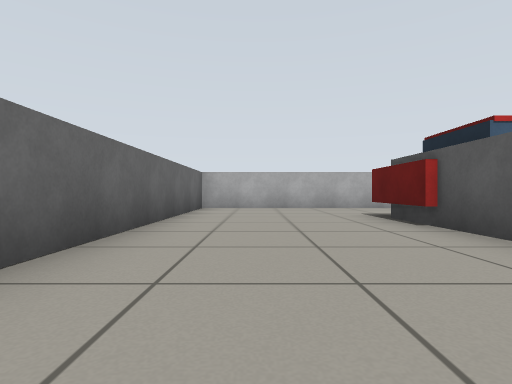
view 1 (above)

19 first-person views from a walk through a Gazebo world. The camera is 0.45 m above the floor, looks level and sees 80° across. The lines on the ground mark 1 m squares. The floor is counted in squares, 1 m on a side. Each view is taken from the middle of a square. On the plan, view 1 faces up. The plan holds only what a view shows up to about 9 squares ahead; the rest is blank. Simple shapes stand in for some stock models. Surface patterns are stand-ins for the level's own textures.

view 2
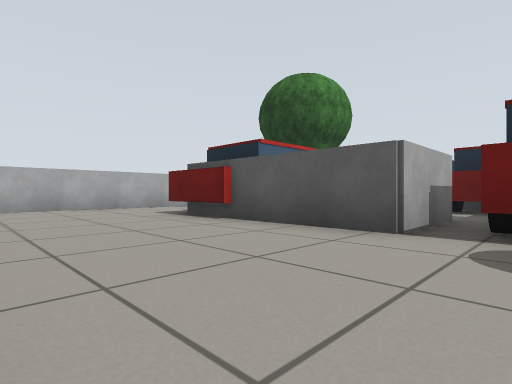

view 3
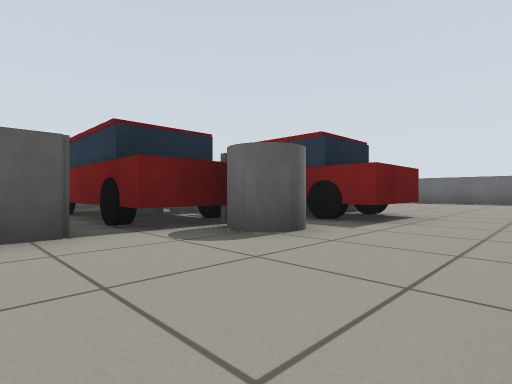

view 4
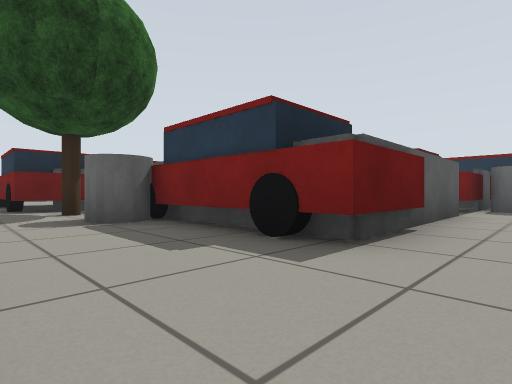

view 5
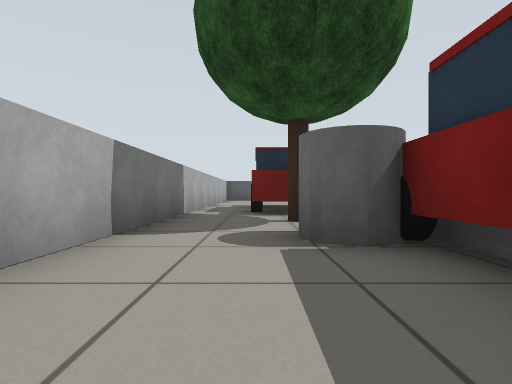

view 6
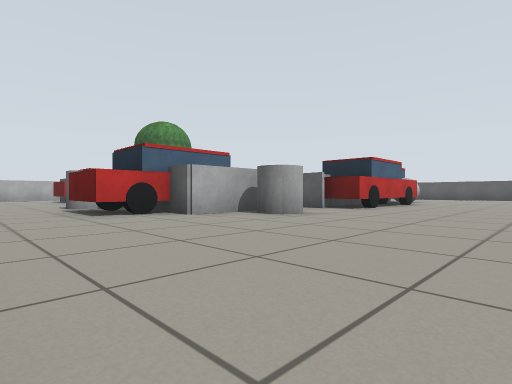

view 7
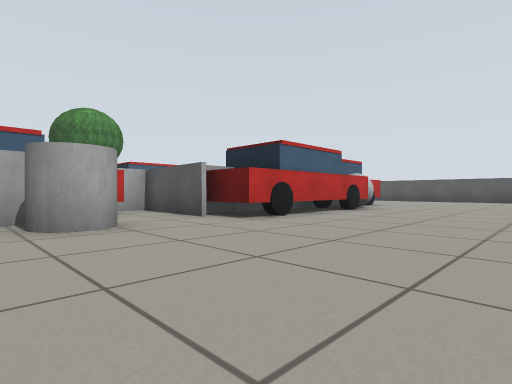

view 8
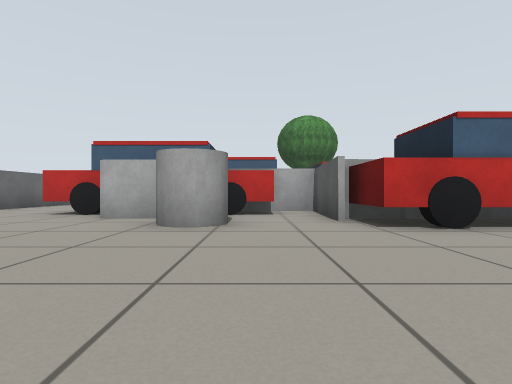

view 9
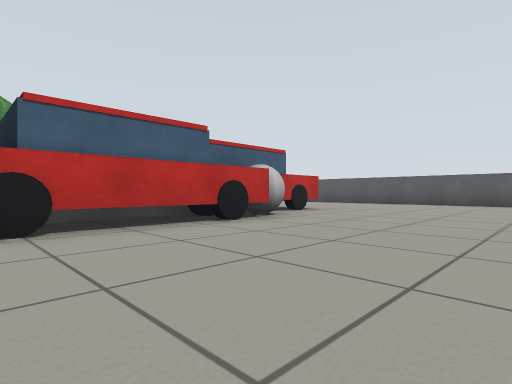

view 10
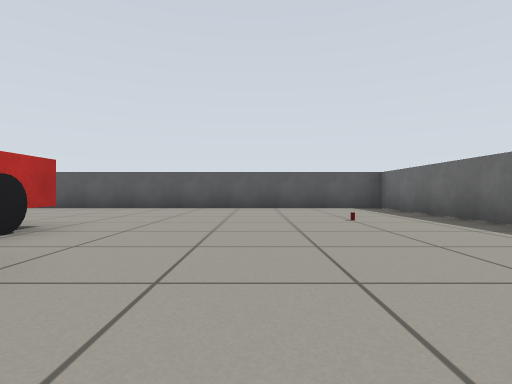

view 11
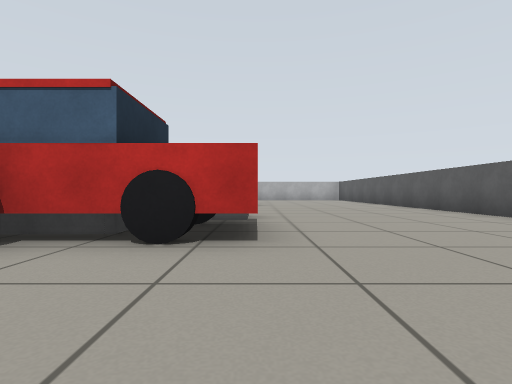

view 12
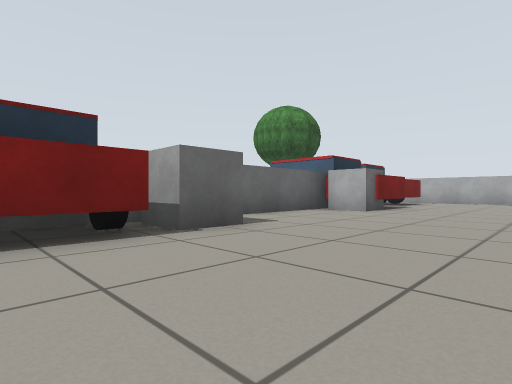

view 13
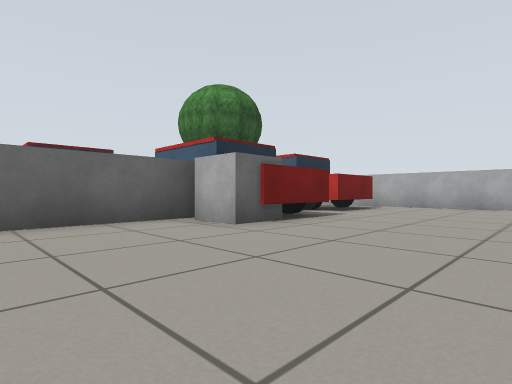

view 14
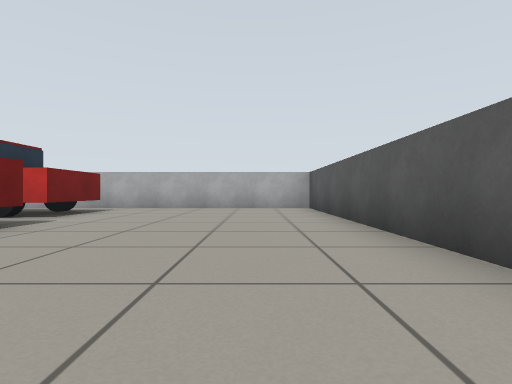

view 15
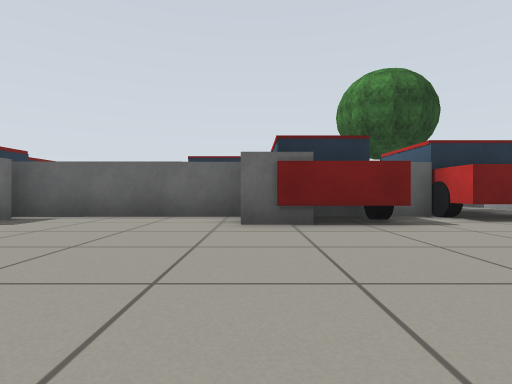

view 16
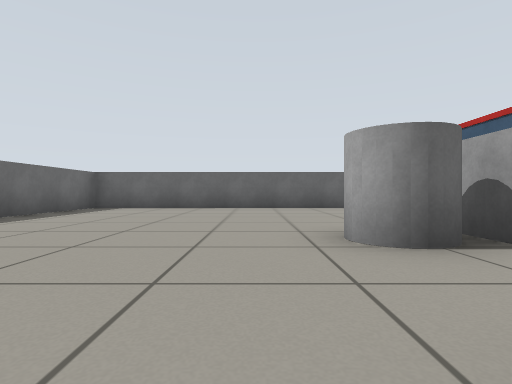

view 17
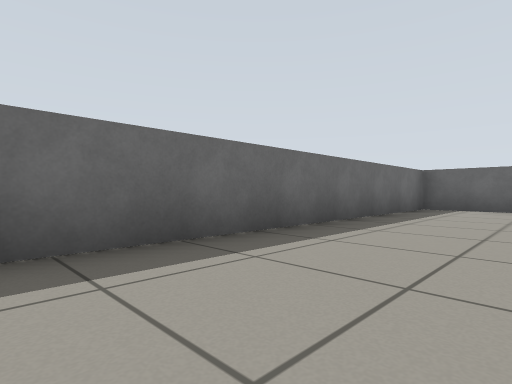

view 18
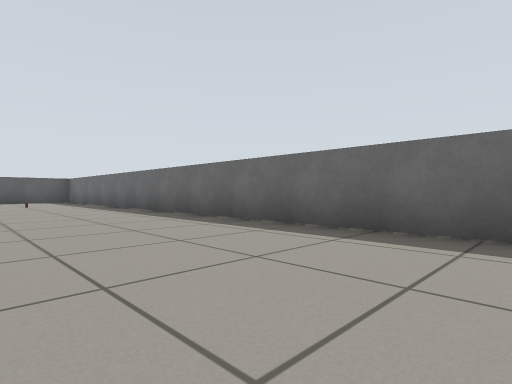

view 19
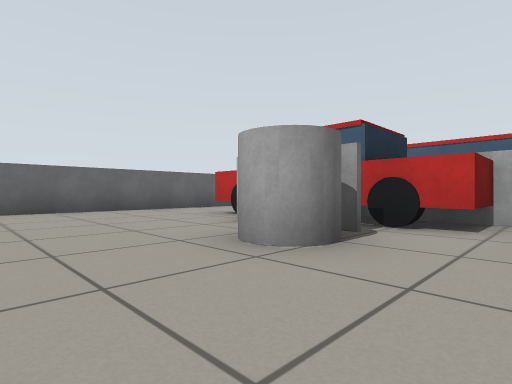

### Floor plan
Points are (right, up) in squares from view 1. A wall is a line through its corners. A room is listed if a view was taken in it or the views show most of it. See-through windows are left out.
Room 1 (views 1, 2, 3, 4, 5, 6, 7, 8, 9, 10, 11, 12, 13, 14, 15, 16, 17, 18, 19)
walls: (6.3, -3.6) (6.4, -2.8) (5.5, -2.8); (12.4, 1.5) (12.5, -3.2); (4.4, -4.8) (2.3, -4.8); (4.3, 1.2) (2.4, 1.2) (2.3, 3.7); (-1.5, -1) (-1.5, -11.5) (18.5, -11.5) (18.5, 8.5) (-1.5, 8.5) (-1.5, 1.8)
low walls: (7.5, -0.7) (9.1, -0.7); (11.6, -4.8) (10.4, -4.8)
objects: car (1, -4) to (5, -2); grey cylinder (1, -1) to (2, -1); car (2, 4) to (6, 5); car (3, -1) to (6, 1); grey cylinder (4, -6); other object (4, -2) to (5, -2); grey cylinder (6, 6); car (7, -6) to (10, -5); grey cylinder (7, -4) to (8, -4); car (7, 0) to (9, 2); tree (8, 6); car (9, 6) to (13, 7); car (10, -5) to (14, -4); grey ball (11, -6) to (12, -6); car (12, 2) to (14, 4); grey box (13, -3) to (14, -2); grey box (13, 2) to (14, 3); other object (15, -10)

Positions as (right, up) in squares from view 1, and headings:
1: (0, 0), facing up
2: (-1, 0), facing up-right
3: (-1, 2), facing down-right
4: (1, 8), facing down-right
5: (3, 7), facing right
6: (-1, -10), facing up-right
7: (3, -10), facing up-right
8: (5, -10), facing up
9: (7, -10), facing up-right
10: (10, -8), facing right
11: (14, -8), facing up
12: (17, -5), facing up-left
13: (17, -1), facing up-left
14: (17, 0), facing up
15: (18, 2), facing left
16: (7, -7), facing left
17: (7, -9), facing down-left
18: (4, -8), facing down-right
19: (6, -8), facing up-left
